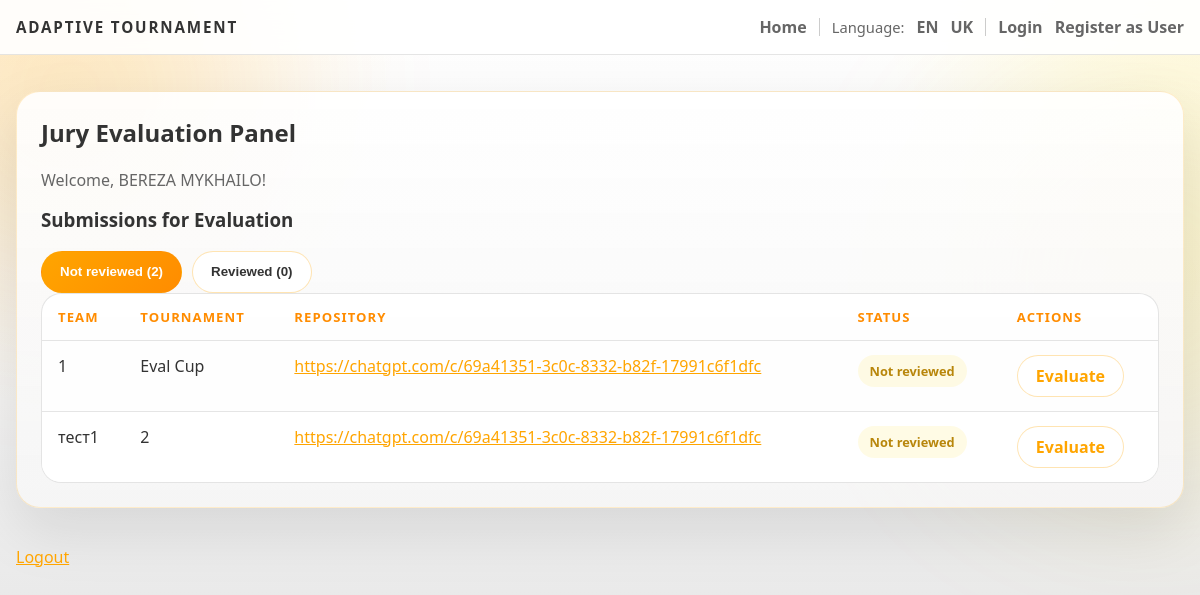
Screenshot of /jury/evaluate (signed in) with the database file from the repository.
### backend/models.py (models this page shows)
class User(db.Model):
    id = db.Column(db.Integer, primary_key=True)
    first_name = db.Column(db.String(120), nullable=False)
    last_name = db.Column(db.String(120), nullable=False)
    email = db.Column(db.String(200), unique=True, nullable=False)
    age = db.Column(db.Integer)
    bio = db.Column(db.Text)
    role = db.Column(db.String(30), default='team')
    @property
    def name(self):
        return f"{self.first_name} {self.last_name}"

class Submission(db.Model):
    id = db.Column(db.Integer, primary_key=True)
    team_id = db.Column(db.Integer, db.ForeignKey('team.id'))
    round_id = db.Column(db.Integer, db.ForeignKey('round.id'))
    repo_url = db.Column(db.String(500))
    demo_url = db.Column(db.String(500))
    description = db.Column(db.Text)
    submitted_at = db.Column(db.DateTime, default=datetime.utcnow)
    evaluations = db.relationship('Evaluation', backref='submission', lazy=True)

class Team(db.Model):
    id = db.Column(db.Integer, primary_key=True)
    name = db.Column(db.String(200), nullable=False)
    captain_id = db.Column(db.Integer, db.ForeignKey('user.id'), nullable=False)
    captain = db.relationship('User', foreign_keys=[captain_id])
    members = db.relationship('User', secondary=team_members, backref='teams', lazy='dynamic')
    tournament_id = db.Column(db.Integer, db.ForeignKey('tournament.id'))
    tournament = db.relationship('Tournament', backref='teams', lazy=True)
    submissions = db.relationship('Submission', backref='team', lazy=True)
    repo_url = db.Column(db.String(500))
    live_url = db.Column(db.String(500))
    comments = db.Column(db.Text)
    submitted_at = db.Column(db.DateTime)
    submission_status = db.Column(db.String(30), default='None')  # None, Pending, Accepted, Rejected, Returned

class Tournament(db.Model):
    id = db.Column(db.Integer, primary_key=True)
    name = db.Column(db.String(200), nullable=False)
    description = db.Column(db.Text)
    max_teams = db.Column(db.Integer)
    status = db.Column(db.String(30), default="Draft")
    rounds = db.relationship('Round', backref='tournament', lazy=True)

### backend/auth.py (the view, shortened to what this page needs)
def jury_evaluate():
    if 'jury_id' not in session and 'admin' not in session:
        return redirect('/jury/login')
    if 'jury_id' in session:
        jury = db.session.get(User, session['jury_id'])
        if not jury or jury.role not in ['jury', 'admin']:
            session.pop('jury_id', None)
            return redirect('/jury/login')
    else:
        jury = get_current_user()
        if not jury or jury.role != 'admin':
            session.pop('admin', None)
            return redirect('/admin')
    from sqlalchemy import or_
    from .models import Submission, Evaluation, Team, Tournament, Round
    from datetime import datetime
    def sync_team_submissions(tournaments):
        if not tournaments:
            return
        dirty = False
        tournament_ids = [t.id for t in tournaments]
        teams_with_work = Team.query.filter(
            Team.tournament_id.in_(tournament_ids),
            Team.repo_url.isnot(None),
            Team.repo_url != ''
        ).all()
        if dirty:
            db.session.commit()
    candidate_tournaments = Tournament.query.filter(
        or_(
            Tournament.status.ilike('%finished%'),
            Tournament.status.ilike('%completed%'),
            Tournament.status.ilike('%closed%'),
            Tournament.status.ilike('%running%'),
            Tournament.status.ilike('%submission%'),
            Tournament.status.ilike('%registration%'),
            Tournament.status.ilike('%draft%')
        )
    ).order_by(Tournament.id.desc()).all()
    tournament = None
    active_tournament_ids = []
    for ct in candidate_tournaments:
        has_submission = Submission.query.join(Team, Submission.team_id == Team.id).filter(Team.tournament_id == ct.id).first()
        has_team_submit = Team.query.filter(
            Team.tournament_id == ct.id,
            Team.repo_url.isnot(None),
            Team.repo_url != ''
        ).first()
        if has_submission or has_team_submit:
            active_tournament_ids.append(ct.id)
            if not tournament:
                tournament = ct
    if not tournament and candidate_tournaments:
        tournament = candidate_tournaments[0]
    if not candidate_tournaments:
        return render_template('jury_evaluate.html', team_evaluations=[], current_user=jury, tournament=None, teams=[], message_key='no_active_tournament')
    sync_team_submissions(candidate_tournaments)
    now = datetime.utcnow()
    finished_round = Round.query.filter(Round.tournament_id.in_([t.id for t in candidate_tournaments]), Round.end_at <= now).first()
    submissions = Submission.query.join(Team, Submission.team_id == Team.id).filter(Team.tournament_id.in_([t.id for t in candidate_tournaments])).all()
    team_level_submissions = Team.query.filter(
        Team.tournament_id.in_([t.id for t in candidate_tournaments]),
        Team.repo_url.isnot(None),
        Team.repo_url != ''
    ).all()
    if not finished_round and not submissions and not team_level_submissions and tournament.status.lower() not in ('finished', 'completed', 'closed'):
        return render_template('jury_evaluate.html', team_evaluations=[], current_user=jury, tournament=tournament, teams=[], message_key='evaluation_not_started')
    teams = Team.query.filter(Team.tournament_id.in_([t.id for t in candidate_tournaments])).all()
    pending_evaluations = []
    reviewed_evaluations = []
    for s in submissions:
        if s.team:
            already = Evaluation.query.filter_by(submission_id=s.id, jury_id=jury.id).first()
            if already:
                reviewed_evaluations.append((s, already))
            else:
                pending_evaluations.append((s, already))
    return render_template(
        'jury_evaluate.html',
        team_evaluations=pending_evaluations + reviewed_evaluations,
        pending_evaluations=pending_evaluations,
        reviewed_evaluations=reviewed_evaluations,
        current_user=jury,
        tournament=tournament,
        teams=teams
    )

### backend/app.py (called while the page is built)
@app.context_processor
def inject_user_processor():
    return inject_user()

@app.context_processor
def translation_processor():
    return translation()

### backend/app_helpers.py (called while the page is built)
def get_current_user():
    uid = session.get('user_id')
    if uid:
        return db.session.get(User, uid)
    return None

def inject_user():
    return {'get_current_user': get_current_user}

def translation():
    lang = session.get('language', 'en')
    def t(key, **kwargs):
        return get_text(key, lang, **kwargs)
    return {
        't': t,
        'lang': lang,
        'supported_languages': list(TRANSLATIONS.keys())
    }

### backend/auth.py (called while the page is built)
def get_current_user():
    return User.query.filter_by(role='admin').first()

### backend/translations.py (called while the page is built)
def get_text(key, lang='en', **kwargs):
    if lang not in TRANSLATIONS:
        lang = 'en'
    text = TRANSLATIONS[lang].get(key, TRANSLATIONS['en'].get(key, key))
    if kwargs:
        try:
            return text.format(**kwargs)
        except Exception:
            return text
    return text

### templates/jury_evaluate.html (shortened to what this page needs)
{% extends 'base.html' %}
{% block head %}
  <link rel="stylesheet" href="/static/css/interface.css">
{% endblock %}
{% block content %}
<div class="content-shell">
  <section class="surface-card">
    <h2>{{ t('jury_evaluation_panel') }}</h2>
    <p class="muted-text">{{ t('welcome') }}, {{ current_user.name if current_user else t('jury_short') }}!</p>
    {% if message_key %}
      <p><span class="status-chip pending">{{ t(message_key) }}</span></p>
    {% else %}
      <h3>{{ t('submissions_to_evaluate') }}</h3>
      <div class="tab-row">
        <button type="button" id="tab-pending" class="tab-btn active">
          {{ t('not_reviewed') }} ({{ pending_evaluations|length }})
        </button>
        <button type="button" id="tab-reviewed" class="tab-btn">
          {{ t('reviewed') }} ({{ reviewed_evaluations|length }})
        </button>
      </div>
      <div id="panel-pending">
        {% if pending_evaluations %}
          <div class="data-table-wrap">
            <table class="data-table">
              <thead>
                <tr>
                  <th>{{ t('team') }}</th>
                  <th>{{ t('tournament') }}</th>
                  <th>{{ t('repo') }}</th>
                  <th>{{ t('status') }}</th>
                  <th>{{ t('actions') }}</th>
                </tr>
              </thead>
              <tbody>
                {% for s, evaluation in pending_evaluations %}
                  <tr>
                    <td>{{ s.team.name }}</td>
                    <td>{{ s.team.tournament.name }}</td>
                    <td><a href="{{ s.repo_url }}" target="_blank">{{ s.repo_url }}</a></td>
                    <td><span class="status-chip pending">{{ t('not_reviewed') }}</span></td>
                    <td><a href="/evaluate/{{ s.id }}" class="action-btn">{{ t('evaluate') }}</a></td>
                  </tr>
                {% endfor %}
              </tbody>
            </table>
          </div>
        {% else %}
          <p class="muted-text">{{ t('no_unreviewed_submissions') }}</p>
        {% endif %}
      </div>
    {% endif %}
  </section>
  <p><a href="/jury/logout">{{ t('logout') }}</a></p>
</div>
{% endblock %}

### static/css/main.css (style rules this page uses)
:root { --bg: #ffffff; --bg-soft: #f9f9f9; --panel: rgba(255, 255, 255, 0.95); --panel-border: rgba(255, 165, 0, 0.3); --text: #333333; --muted: #666666; --accent: #ffa500; --accent-strong: #ff8c00; --success: #32cd32; --warning: #ffd700; --danger: #ff6347; }
* { box-sizing: border-box; }
html { scroll-behavior: smooth; }
body { margin: 0; min-height: 100vh; font-family: "Segoe UI", "Trebuchet MS", Arial, sans-serif; color: var(--text); background: radial-gradient(circle at top left, rgba(255, 165, 0, 0.1), transparent 28%), radial-gradient(circle at top right, rgba(255, 215, 0, 0.1), transparent 22%), linear-gradient(180deg, #ffffff 0%, #f5f5f5 45%, #e0e0e0 100%); }
a { color: inherit; }
.container a:not(.primary-button):not(.secondary-button):not(.panel-link):not(.brand-mark) { color: #ffa500; }

### static/css/interface.css (style rules this page uses)
.content-shell { display: grid; gap: 22px; }
.surface-card { padding: 24px; border-radius: 24px; border: 1px solid rgba(255, 165, 0, 0.2); background: linear-gradient(180deg, rgba(255, 255, 255, 0.9) 0%, rgba(245, 245, 245, 0.95) 100%); box-shadow: 0 22px 60px rgba(0, 0, 0, 0.1); }
.surface-card h2, .surface-card h3, .surface-card p { margin-top: 0; }
.muted-text { color: #666666; }
.data-table-wrap { overflow-x: auto; border-radius: 20px; border: 1px solid rgba(0, 0, 0, 0.1); background: rgba(255, 255, 255, 0.9); }
.data-table { width: 100%; min-width: 640px; border-collapse: collapse; }
.data-table th, .data-table td { padding: 14px 16px; border-bottom: 1px solid rgba(0, 0, 0, 0.1); text-align: left; vertical-align: top; }
.data-table th { color: #ff8c00; font-size: 0.82rem; text-transform: uppercase; letter-spacing: 0.08em; }
.data-table tr:last-child td { border-bottom: none; }
.data-table tr:nth-child(even) td { background: rgba(255, 255, 255, 0.95); }
.tab-row { display: flex; flex-wrap: wrap; gap: 10px; }
.tab-btn, .action-btn { display: inline-flex; align-items: center; justify-content: center; min-height: 42px; padding: 0 18px; border-radius: 999px; border: 1px solid rgba(255, 165, 0, 0.3); background: rgba(255, 255, 255, 0.9); color: #333333; text-decoration: none; font-weight: 700; cursor: pointer; }
.tab-btn.active { background: linear-gradient(135deg, #ffa500 0%, #ff8c00 100%); color: #ffffff; border-color: transparent; }
.status-chip { display: inline-flex; align-items: center; justify-content: center; padding: 7px 12px; border-radius: 999px; font-size: 0.8rem; font-weight: 700; }
.status-chip.pending { background: rgba(255, 215, 0, 0.1); color: #b8860b; }

### rows the page displays
User: first_name+last_name "BEREZA MYKHAILO"
Submission: team.name "1", team.tournament.name "Eval Cup", repo_url "https://chatgpt.com/c/69a41351-3c0c-8332-b82f-17991c6f1dfc", t "Not reviewed", t "Evaluate"
Submission: team.name "тест1", team.tournament.name "2", repo_url "https://chatgpt.com/c/69a41351-3c0c-8332-b82f-17991c6f1dfc", t "Not reviewed", t "Evaluate"

### other values shown
{{ t('app_title') }} "ADAPTIVE TOURNAMENT"
{{ t('home') }} "Home"
{{ t('language') }} "Language"
{{ t('login') }} "Login"
{{ t('register') }} "Register as User"
{{ t('jury_evaluation_panel') }} "Jury Evaluation Panel"
{{ t('welcome') }} "Welcome"
{{ t('submissions_to_evaluate') }} "Submissions for Evaluation"
{{ t('not_reviewed') }} "Not reviewed"
{{ pending_evaluations|length }} "2"
{{ t('reviewed') }} "Reviewed"
{{ reviewed_evaluations|length }} "0"
{{ t('team') }} "TEAM"
{{ t('tournament') }} "TOURNAMENT"
{{ t('repo') }} "REPOSITORY"
